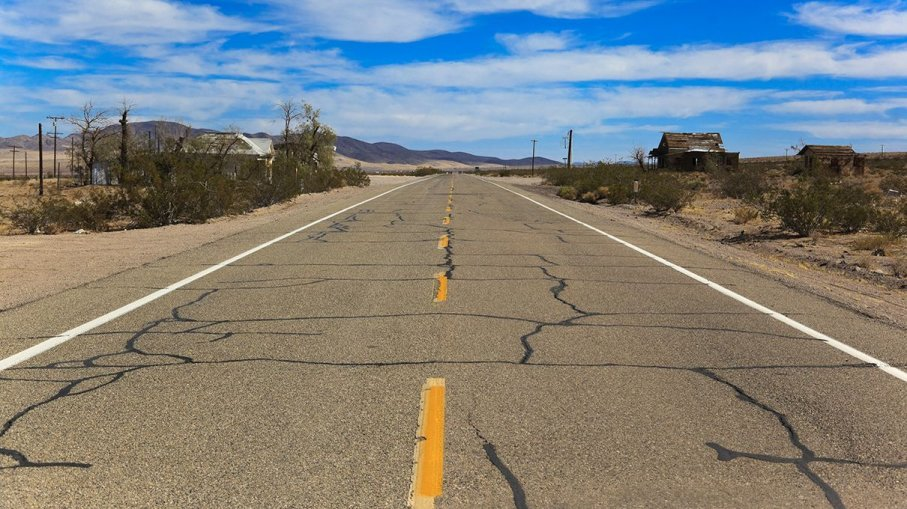
#> input picture now.jpg, 907 x 509 px
$ python RhoosingRegion.py
#> lines starting #> are read from the running program, lines starting #| are printed output that depends on the picture; after the words box and inside, x2 and y2 are one past the last pixel; in counts of white or black regions, pixels touching at a corner belong together
#Computer Vision, choosing region
import matplotlib.pyplot as plt
import matplotlib.image as mpimg
import numpy as np

# Read in the image
import matplotlib.pyplot as plt
import matplotlib.image as mpimg
import numpy as np

# Read in the image
image = mpimg.imread('now.jpg')
#> image is the input picture: shape (509, 907, 3); mean R, G, B 126.4, 129.5, 127.3

# Grab the x and y size and make a copy of the image
ysize = image.shape[0]
#> ysize = 509
xsize = image.shape[1]
#> xsize = 907
color_select = np.copy(image)
line_image = np.copy(image)

red_threshold = 200
green_threshold = 200
blue_threshold = 200

rgb_threshold = [red_threshold, green_threshold, blue_threshold]

left_bottom = [-50, 380]
right_bottom = [950, 380]
apex = [450, 150]

fit_left = np.polyfit((left_bottom[0], apex[0]), (left_bottom[1], apex[1]), 1)
fit_right = np.polyfit((right_bottom[0], apex[0]), (right_bottom[1], apex[1]), 1)
fit_bottom = np.polyfit((left_bottom[0], right_bottom[0]), (left_bottom[1], right_bottom[1]), 1)

color_thresholds = (image[:,:,0] < rgb_threshold[0]) | \
                    (image[:,:,1] < rgb_threshold[1]) | \
                    (image[:,:,2] < rgb_threshold[2])
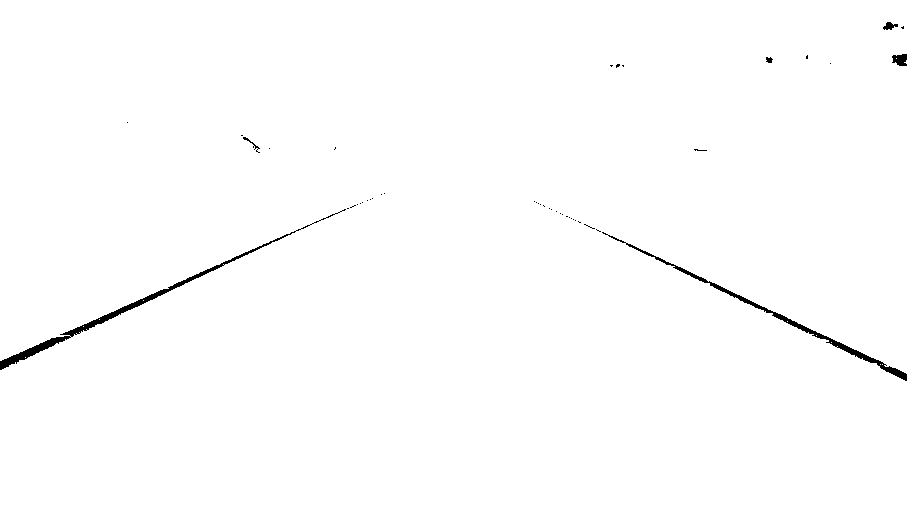
#> color_thresholds: shape (509, 907) bool; 99.3% white; 45 black regions (39 under 20 px), largest, box (x1, y1, x2, y2) and area: (0, 209, 346, 370) 1587, (602, 232, 907, 381) 1296, (892, 54, 907, 66) 139, (883, 22, 898, 30) 71, (243, 137, 260, 153) 46, (766, 57, 773, 63) 31

XX, YY = np.meshgrid(np.arange(0, xsize), np.arange(0, ysize))
region_thresholds = (YY > (XX*fit_left[0] + fit_left[1])) & \
                    (YY > (XX*fit_right[0] + fit_right[1])) & \
                    (YY < (XX*fit_bottom[0] + fit_bottom[1]))

color_select[color_thresholds | ~region_thresholds] = [0, 0, 0]
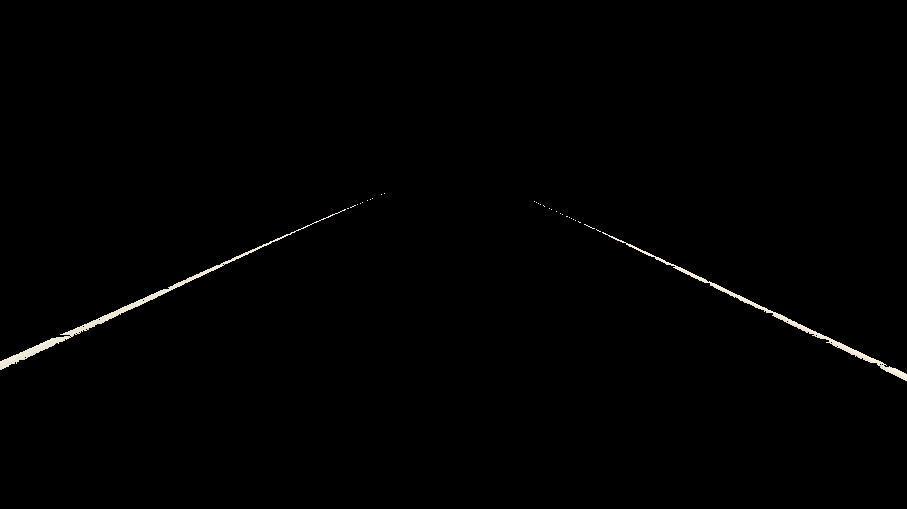
#> color_select: shape (509, 907, 3); mean R, G, B 1.5, 1.5, 1.4

line_image[~color_thresholds & region_thresholds] = [255, 0, 0]
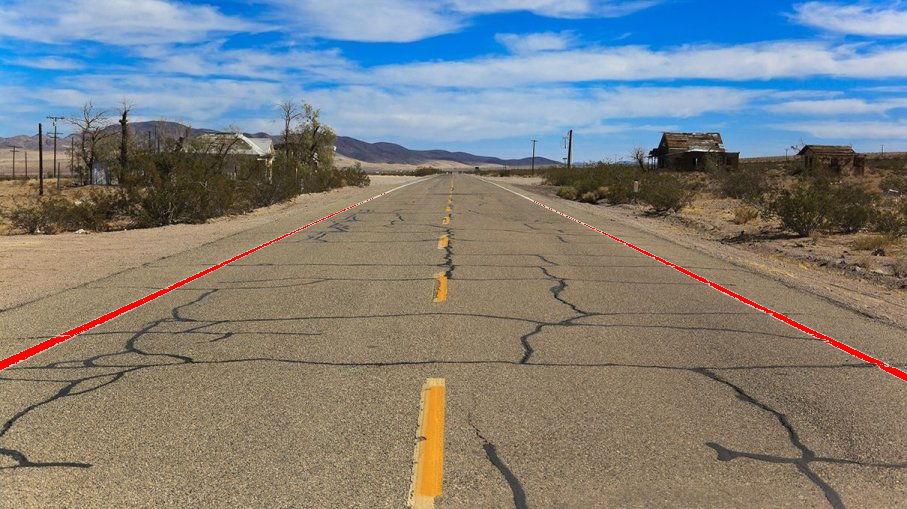
#> line_image: shape (509, 907, 3); 0.64% of pixels changed, all inside (x1, y1, x2, y2) = (0, 193, 907, 381)

plt.imshow(image)
x = [left_bottom[0], right_bottom[0], apex[0], left_bottom[0]]
y = [left_bottom[1], right_bottom[1], apex[1], left_bottom[1]]
plt.plot(x, y, 'b--', lw=4)
plt.imshow(color_select)
plt.imshow(line_image)
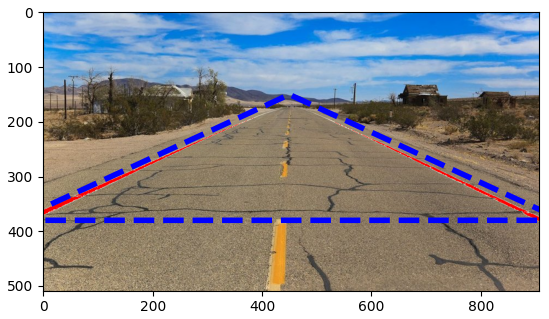
#> figure drawn by matplotlib, 1 panel
